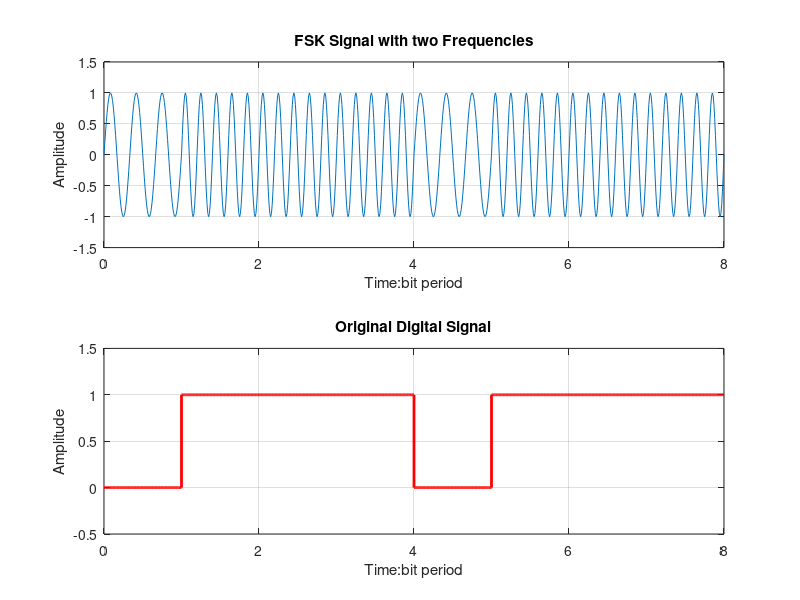

Reproduce this figure in MATLAB.
% MATLAB Script for a Binary FSK with two frequencies

format long;

% Clear all variables and close all figures
clear all;
close all;

% The number of bits to send - Frame Length
N = 8;

% Generate a random bit stream
bit_stream = round(rand(1,N));

% Enter the two frequencies 
% Frequency component for 0 bit
f1 = 3; 

% Frequency component for 1 bit
f2 = 5;

% Sampling rate - This will define the resoultion
fs = 100;

% Time for one bit
t = 0: 1/fs : 1;

% This time variable is just for plot
time = [];

FSK_signal = [];
Digital_signal = [];

for ii = 1: 1: length(bit_stream)
    
    % The FSK Signal
    FSK_signal = [FSK_signal (bit_stream(ii)==0)*sin(2*pi*f1*t)+(bit_stream(ii)==1)*sin(2*pi*f2*t)];
    
    % The Original Digital Signal
    Digital_signal = [Digital_signal (bit_stream(ii)==0)*zeros(1,length(t)) + (bit_stream(ii)==1)*ones(1,length(t))];
    
    time = [time t];
    t =  t + 1;
   
end

% Plot the FSK Signal
subplot(2,1,1);
plot(time,FSK_signal);
xlabel('Time:bit period');
ylabel('Amplitude');
title('FSK Signal with two Frequencies');
axis([0 time(end) -1.5 1.5]);
grid  on;

% Plot the Original Digital Signal
subplot(2,1,2);
plot(time,Digital_signal,'r','LineWidth',2);
xlabel('Time:bit period');
ylabel('Amplitude');
title('Original Digital Signal');
axis([0 time(end) -0.5 1.5]);
grid on;
